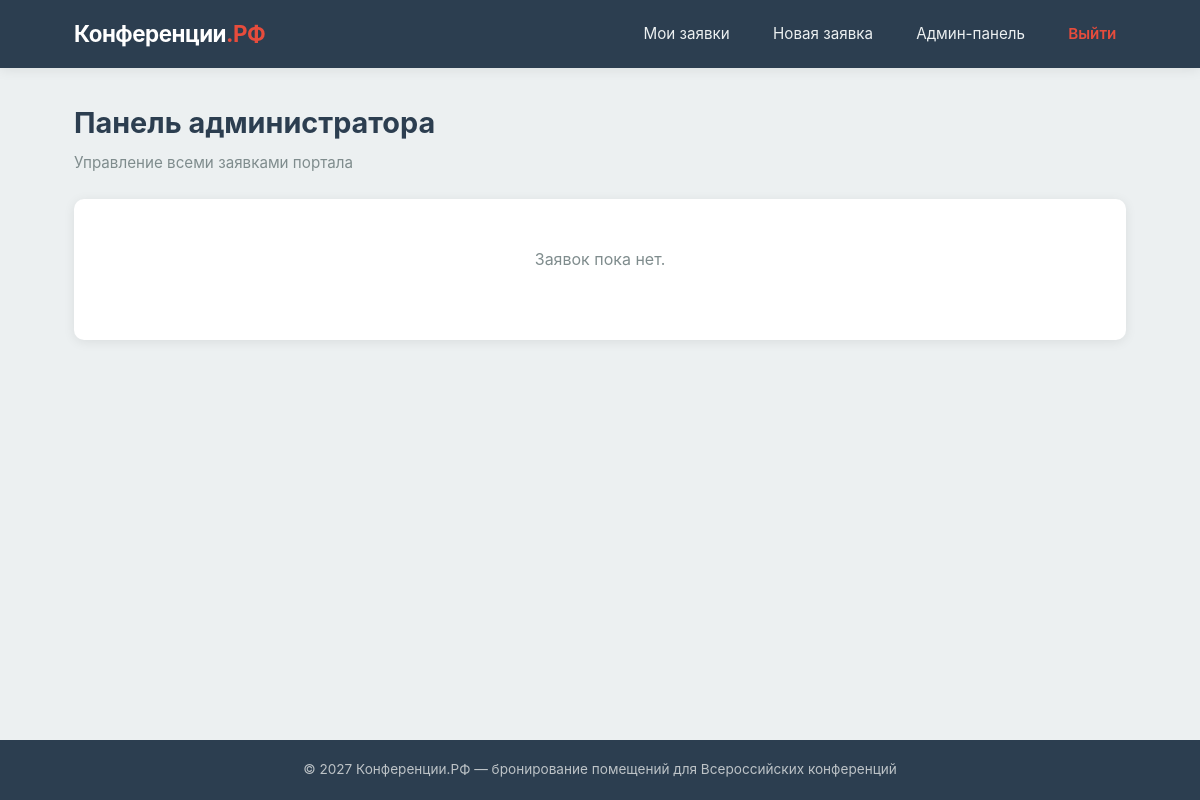
The page /admin (signed in) on the database as committed earlier.
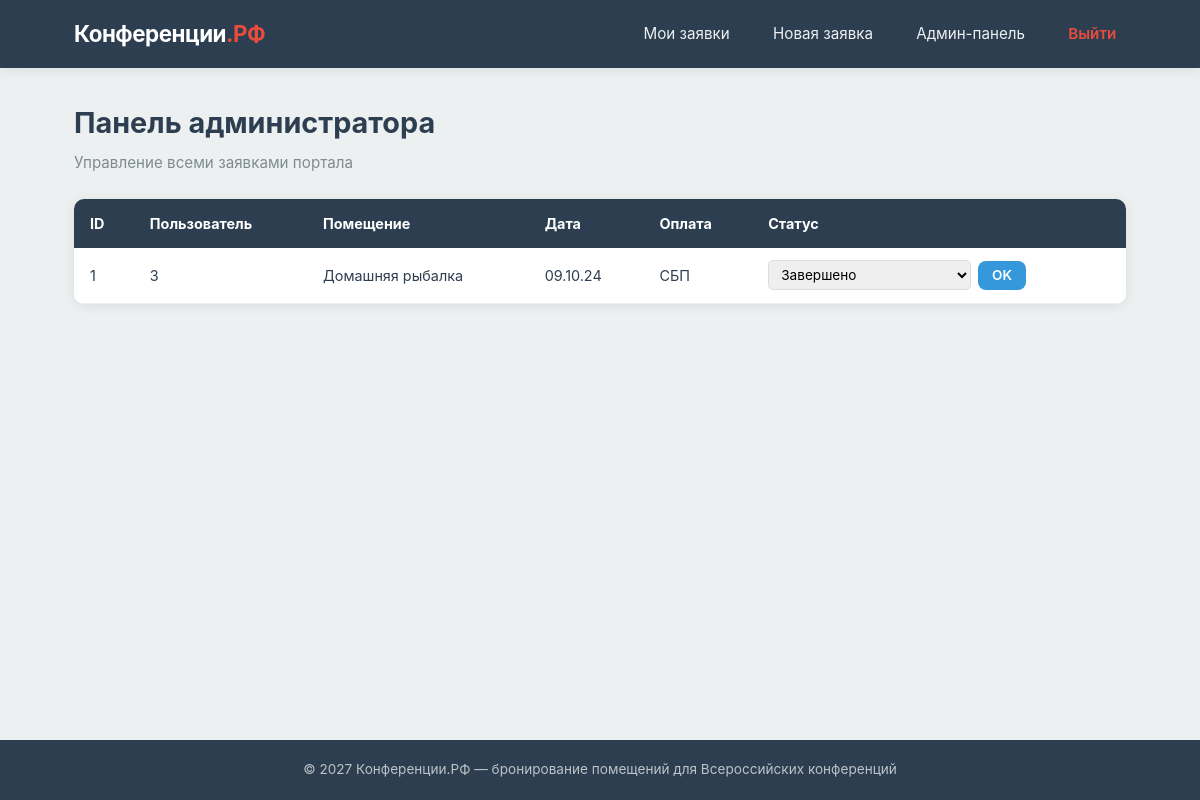
The same page on the database as committed later.
### tables this page shows
CREATE TABLE requests (
        id INTEGER PRIMARY KEY AUTOINCREMENT,
        user_id INTEGER,
        room_name TEXT NOT NULL,
        start_date TEXT NOT NULL,
        payment_method TEXT NOT NULL,
        status TEXT DEFAULT 'Новая',
        review TEXT,
        FOREIGN KEY (user_id) REFERENCES users (id)
    );

### routers/admin.py (the view)
@router.get("/admin", response_class=HTMLResponse)
async def admin_panel(request: Request, db: sqlite3.Connection = Depends(get_db)):
    if not request.session.get("is_admin"):
        return RedirectResponse(url="/login", status_code=303)
    cursor = db.cursor()
    all_requests = cursor.execute("SELECT * FROM requests").fetchall()
    return templates.TemplateResponse(
        request, "admin.html", {"requests": all_requests}
    )

### templates/admin.html (shortened to what this page needs)
{% extends "base.html" %}
{% block content %}
<section class="page-section">
    <h1>Панель администратора</h1>
    <p class="subtitle">Управление всеми заявками портала</p>
    {% if requests %}
        <div class="admin-table-wrapper">
            <table class="admin-table">
                <thead>
                    <tr>
                        <th>ID</th>
                        <th>Пользователь</th>
                        <th>Помещение</th>
                        <th>Дата</th>
                        <th>Оплата</th>
                        <th>Статус</th>
                    </tr>
                </thead>
                <tbody>
                    {% for req in requests %}
                    <tr data-testid="admin-row">
                        <td>{{ req.id }}</td>
                        <td>{{ req.user_id }}</td>
                        <td>{{ req.room_name }}</td>
                        <td>{{ req.start_date }}</td>
                        <td>{{ req.payment_method }}</td>
                        <td>
                            <form method="post" action="/admin/update_status/{{ req.id }}"
                                  class="status-form">
                                <select name="status" data-testid="admin-status">
                                    <option value="Завершено" {% if req.status == 'Завершено' %}selected{% endif %}>Завершено</option>
                                </select>
                                <button type="submit" class="btn btn-secondary btn-small">OK</button>
                            </form>
                        </td>
                    </tr>
                    {% endfor %}
                </tbody>
            </table>
        </div>
    {% else %}
        <div class="empty-state">
            <p>Заявок пока нет.</p>
        </div>
    {% endif %}
</section>
{% endblock %}

Rows that differ between the two databases and show on the page:
added requests: id "1", user_id "3", room_name "Домашняя рыбалка", start_date "09.10.24", payment_method "СБП", status "Завершено"
Other text that changed with them:
text no longer shown: "Заявок пока нет."
text now shown: "ID Пользователь Помещение Дата Оплата Статус"
